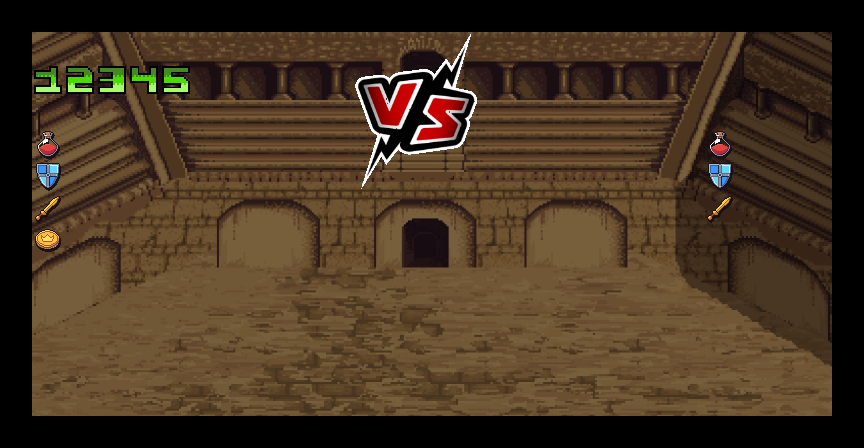

A level layout from a 2D game, rendered from its tile map. Below: a short description, then the map file with its tile-grid data intact:
An orthogonal 27x14 tile map with 32x32 px tiles, 2 tile layers (tiles2, tiles), 4 tilesets and 29 objects (warrior, hero, action, p5, p4, ...).

<map version="1.2" tiledversion="1.2.4" orientation="orthogonal" renderorder="left-down" width="27" height="14" tilewidth="32" tileheight="32" infinite="0" nextlayerid="21" nextobjectid="41">
 <tileset firstgid="1" name="objects_32x32" tilewidth="32" tileheight="32" tilecount="16" columns="4">
  <image source="../tilesets/objects_32x32.png" trans="dedede" width="128" height="128" />
 </tileset>
 <tileset firstgid="17" name="battle_arena_800x384" tilewidth="800" tileheight="384" tilecount="1" columns="1">
  <image source="../background/battle_arena_800x384.png" trans="dedede" width="800" height="384" />
 </tileset>
 <tileset firstgid="18" name="logo_vs_128x167" tilewidth="128" tileheight="161" tilecount="1" columns="1">
  <image source="../tilesets/logo_vs_128x161.png" trans="dedede" width="128" height="161" />
 </tileset>
 <tileset firstgid="19" name="numeros_320x32" tilewidth="32" tileheight="32" tilecount="40" columns="10">
  <image source="../tilesets/numeros_320x32.png" trans="dedede" width="320" height="128" />
 </tileset>
 <layer id="20" name="tiles2" width="27" height="14">
  <data encoding="csv">
0,0,0,0,0,0,0,0,0,0,0,0,0,0,0,0,0,0,0,0,0,0,0,0,0,0,0,
0,0,0,0,0,0,0,0,0,0,0,0,0,0,0,0,0,0,0,0,0,0,0,0,0,0,0,
0,0,0,0,0,0,0,0,0,0,0,0,0,0,0,0,0,0,0,0,0,0,0,0,0,0,0,
0,0,0,0,0,0,0,0,0,0,0,0,0,0,0,0,0,0,0,0,0,0,0,0,0,0,0,
0,0,0,0,0,0,0,0,0,0,0,0,0,0,0,0,0,0,0,0,0,0,0,0,0,0,0,
0,0,0,0,0,0,0,0,0,0,0,0,0,0,0,0,0,0,0,0,0,0,0,0,0,0,0,
0,0,0,0,0,0,0,0,0,0,0,0,0,0,0,0,0,0,0,0,0,0,0,0,0,0,0,
0,0,0,0,0,0,0,0,0,0,0,0,0,0,0,0,0,0,0,0,0,0,0,0,0,0,0,
0,0,0,0,0,0,0,0,0,0,0,0,0,0,0,0,0,0,0,0,0,0,0,0,0,0,0,
0,0,0,0,0,0,0,0,0,0,0,0,0,0,0,0,0,0,0,0,0,0,0,0,0,0,0,
0,0,0,0,0,0,0,0,0,0,0,0,0,0,0,0,0,0,0,0,0,0,0,0,0,0,0,
0,0,0,0,0,0,0,0,0,0,0,0,0,0,0,0,0,0,0,0,0,0,0,0,0,0,0,
0,17,0,0,0,0,0,0,0,0,0,0,0,0,0,0,0,0,0,0,0,0,0,0,0,0,0,
0,0,0,0,0,0,0,0,0,0,0,0,0,0,0,0,0,0,0,0,0,0,0,0,0,0,0
</data>
 </layer>
 <layer id="19" name="tiles" width="27" height="14">
  <data encoding="csv">
0,0,0,0,0,0,0,0,0,0,0,0,0,0,0,0,0,0,0,0,0,0,0,0,0,0,0,
0,0,0,0,0,0,0,0,0,0,0,0,0,0,0,0,0,0,0,0,0,0,0,0,0,0,0,
0,20,21,22,23,24,0,0,0,0,0,0,0,0,0,0,0,0,0,0,0,0,0,0,0,0,0,
0,0,0,0,0,0,0,0,0,0,0,0,0,0,0,0,0,0,0,0,0,0,0,0,0,0,0,
0,8,0,0,0,0,0,0,0,0,0,0,0,0,0,0,0,0,0,0,0,0,8,0,0,0,0,
0,4,0,0,0,0,0,0,0,0,0,18,0,0,0,0,0,0,0,0,0,0,4,0,0,0,0,
0,3,0,0,0,0,0,0,0,0,0,0,0,0,0,0,0,0,0,0,0,0,3,0,0,0,0,
0,11,0,0,0,0,0,0,0,0,0,0,0,0,0,0,0,0,0,0,0,0,0,0,0,0,0,
0,0,0,0,0,0,0,0,0,0,0,0,0,0,0,0,0,0,0,0,0,0,0,0,0,0,0,
0,0,0,0,0,0,0,0,0,0,0,0,0,0,0,0,0,0,0,0,0,0,0,0,0,0,0,
0,0,0,0,0,0,0,0,0,0,0,0,0,0,0,0,0,0,0,0,0,0,0,0,0,0,0,
0,0,0,0,0,0,0,0,0,0,0,0,0,0,0,0,0,0,0,0,0,0,0,0,0,0,0,
0,0,0,0,0,0,0,0,0,0,0,0,0,0,0,0,0,0,0,0,0,0,0,0,0,0,0,
0,0,0,0,0,0,0,0,0,0,0,0,0,0,0,0,0,0,0,0,0,0,0,0,0,0,0
</data>
 </layer>
 <objectgroup id="5" name="objetos">
  <object id="2" name="warrior" x="384" y="288" width="31.9091" height="32" />
  <object id="1" name="hero" x="224" y="288" width="31.8696" height="31.7826" />
  <object id="26" name="action" x="320" y="384" width="32" height="32" />
  <object id="8" name="p5" x="160.125" y="64.125" width="31.75" height="31.75" />
  <object id="7" name="p4" x="128.25" y="64.25" width="31.625" height="31.625" />
  <object id="6" name="p3" x="96" y="64.25" width="31.875" height="31.625" />
  <object id="5" name="p2" x="64.25" y="64.25" width="31.5" height="31.625" />
  <object id="4" name="p1" x="32.25" y="64.125" width="31.625" height="31.75" />
  <object id="32" name="w_a3" x="800" y="192" width="31.25" height="31.5" />
  <object id="31" name="w_a2" x="768" y="192" width="31.25" height="31.5" />
  <object id="16" name="w_a1" x="736" y="192" width="31.25" height="31.5" />
  <object id="30" name="w_d3" x="800" y="160" width="31.25" height="31.5" />
  <object id="29" name="w_d2" x="768" y="160" width="31.25" height="31.5" />
  <object id="15" name="w_d1" x="736" y="160" width="31.25" height="31.5" />
  <object id="28" name="w_v3" x="800" y="128" width="31.25" height="31" />
  <object id="14" name="w_v2" x="768" y="128" width="31.25" height="31" />
  <object id="27" name="w_v1" x="736" y="128" width="31.25" height="31" />
  <object id="40" name="ouro3" x="128" y="224" width="32" height="32" />
  <object id="39" name="ouro2" x="96" y="224" width="32" height="31.875" />
  <object id="13" name="ouro1" x="64" y="224" width="32" height="31.875" />
  <object id="38" name="h_a3" x="128" y="192" width="32" height="32" />
  <object id="37" name="h_a2" x="96" y="192" width="32" height="32" />
  <object id="11" name="h_a1" x="64.2917" y="192.042" width="31.7083" height="32" />
  <object id="10" name="h_d3" x="128" y="160" width="32" height="32" />
  <object id="36" name="h_d2" x="96" y="160" width="32" height="32" />
  <object id="35" name="h_d1" x="64" y="160" width="32" height="32" />
  <object id="33" name="h_v3" x="128" y="128" width="32" height="32" />
  <object id="34" name="h_v2" x="96" y="128" width="32" height="32" />
  <object id="9" name="h_v1" x="64" y="128" width="32" height="32" />
 </objectgroup>
</map>
